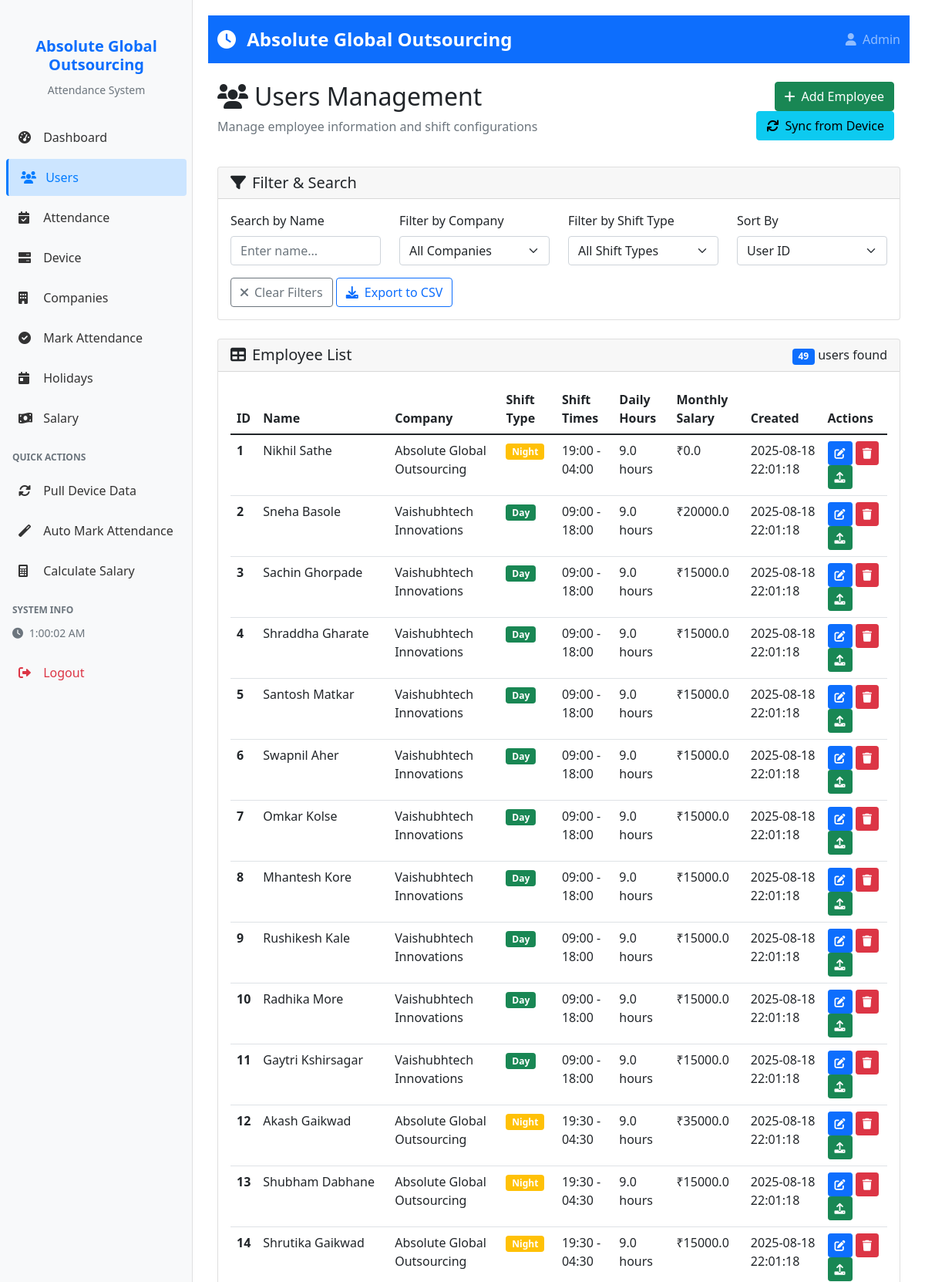
/users (signed in, upper part), run on the app's committed database.
### tables this page shows
CREATE TABLE users (
        userid INTEGER PRIMARY KEY,
        name TEXT NOT NULL
    , company_name TEXT DEFAULT "Default Company", shift_start_time TEXT DEFAULT "09:00:00", shift_end_time TEXT DEFAULT "18:00:00", shift_type TEXT DEFAULT "day", working_hours_per_day REAL DEFAULT 8.0, created_date TEXT DEFAULT "2024-01-01", company_id INTEGER, hourly_rate REAL DEFAULT 100.0, monthly_salary REAL DEFAULT 15000.0);

### web_app.py (the view)
    def decorated_function(*args, **kwargs):
        if 'admin_logged_in' not in session:
            return redirect(url_for('admin_login'))
        return f(*args, **kwargs)

### web_app.py (called while the page is built)
@app.context_processor
def inject_company_name():
    return {'COMPANY_NAME': COMPANY_NAME}

def login_required(f):
    def decorated_function(*args, **kwargs):
        if 'admin_logged_in' not in session:
            return redirect(url_for('admin_login'))
        return f(*args, **kwargs)
    decorated_function.__name__ = f.__name__
    return decorated_function

def get_db_connection():
    conn = sqlite3.connect(DB_PATH)
    conn.row_factory = sqlite3.Row
    return conn

### templates/users.html (shortened to what this page needs)
{% extends "base.html" %}
{% block content %}
<div class="row mb-4">
    <div class="col-md-8">
        <h2><i class="fas fa-users me-2"></i>Users Management</h2>
        <p class="text-muted">Manage employee information and shift configurations</p>
    </div>
    <div class="col-md-4 text-end">
        <button class="btn btn-success me-2" onclick="showCreateUserModal()">
            <i class="fas fa-plus me-2"></i>Add Employee
        </button>
        <button class="btn btn-info me-2" onclick="syncUsersFromDevice()">
            <i class="fas fa-sync me-2"></i>Sync from Device
        </button>
    </div>
</div>
<div class="card mb-4">
    <div class="card-header">
        <h5 class="mb-0"><i class="fas fa-filter me-2"></i>Filter & Search</h5>
    </div>
    <div class="card-body">
        <div class="row">
            <div class="col-md-3">
                <label for="searchName" class="form-label">Search by Name</label>
                <input type="text" class="form-control" id="searchName" placeholder="Enter name..." onkeyup="filterUsers()">
            </div>
            <div class="col-md-3">
                <label for="filterCompany" class="form-label">Filter by Company</label>
                <select class="form-select" id="filterCompany" onchange="filterUsers()">
                    <option value="">All Companies</option>
                </select>
            </div>
            <div class="col-md-3">
                <label for="filterShiftType" class="form-label">Filter by Shift Type</label>
                <select class="form-select" id="filterShiftType" onchange="filterUsers()">
                    <option value="">All Shift Types</option>
                </select>
            </div>
            <div class="col-md-3">
                <label for="sortBy" class="form-label">Sort By</label>
                <select class="form-select" id="sortBy" onchange="sortUsers()">
                    <option value="userid">User ID</option>
                </select>
            </div>
        </div>
        <div class="row mt-3">
            <div class="col-12">
                <button class="btn btn-outline-secondary" onclick="clearFilters()">
                    <i class="fas fa-times me-2"></i>Clear Filters
                </button>
                <button class="btn btn-outline-primary" onclick="exportUsers()">
                    <i class="fas fa-download me-2"></i>Export to CSV
                </button>
            </div>
        </div>
    </div>
</div>
<div class="card">
    <div class="card-header d-flex justify-content-between align-items-center">
        <h5 class="mb-0"><i class="fas fa-table me-2"></i>Employee List</h5>
        <div>
            <span class="badge bg-primary" id="userCount">0</span> users found
        </div>
    </div>
    <div class="card-body">
        <div class="table-responsive">
            <table class="table table-hover" id="usersTable">
                <thead>
                    <tr>
                        <th>ID</th>
                        <th>Name</th>
                        <th>Company</th>
                        <th>Shift Type</th>
                        <th>Shift Times</th>
                        <th>Daily Hours</th>
                        <th>Monthly Salary</th>
                        <th>Created</th>
                        <th>Actions</th>
                    </tr>
                </thead>
                <tbody id="usersTableBody">
                    {% for user in users %}
                    <tr data-userid="{{ user.userid }}" data-name="{{ user.name }}" data-company="{{ user.company_name }}" data-shift-type="{{ user.shift_type }}">
                        <td><strong>{{ user.userid }}</strong></td>
                        <td>{{ user.name }}</td>
                        <td>{{ user.company_name }}</td>
                        <td>
                            <span class="badge bg-{{ 'success' if user.shift_type == 'day' else 'warning' }}">
                                {{ user.shift_type.title() }}
                            </span>
                        </td>
                        <td>{{ user.shift_start_time }} - {{ user.shift_end_time }}</td>
                        <td>{{ user.working_hours_per_day }} hours</td>
                        <td>₹{{ user.monthly_salary }}</td>
                        <td>{{ user.created_date }}</td>
                        <td>
                            <button class="btn btn-sm btn-primary" onclick="showEditUserModal({{ user.userid }})">
                                <i class="fas fa-edit"></i>
                            </button>
                            <button class="btn btn-sm btn-danger" onclick="deleteUser({{ user.userid }})">
                                <i class="fas fa-trash"></i>
                            </button>
                            <button class="btn btn-sm btn-success" onclick="pushUserToDevice({{ user.userid }})" title="Push to Device">
                                <i class="fas fa-upload"></i>
                            </button>
                        </td>
                    </tr>
                    {% endfor %}
                </tbody>
            </table>
        </div>
    </div>
</div>
{% endblock %}

### templates/base.html (style rules this page uses)
body { font-family: 'Segoe UI', Tahoma, Geneva, Verdana, sans-serif; }

### data on the page
users: userid "12", name "Akash Gaikwad", company_name "Absolute Global Outsourcing", shift_type "Night", shift_start_time "19:30", shift_end_time "04:30", working_hours_per_day "9.0", monthly_salary "35000.0", created_date "2025-08-18 22:01:18"
users: userid "11", name "Gaytri Kshirsagar", company_name "Vaishubhtech Innovations", shift_type "Day", shift_start_time "09:00", shift_end_time "18:00", working_hours_per_day "9.0", monthly_salary "15000.0", created_date "2025-08-18 22:01:18"
users: userid "8", name "Mhantesh Kore", company_name "Vaishubhtech Innovations", shift_type "Day", shift_start_time "09:00", shift_end_time "18:00", working_hours_per_day "9.0", monthly_salary "15000.0", created_date "2025-08-18 22:01:18"
users: userid "1", name "Nikhil Sathe", company_name "Absolute Global Outsourcing", shift_type "Night", shift_start_time "19:00", shift_end_time "04:00", working_hours_per_day "9.0", monthly_salary "0.0", created_date "2025-08-18 22:01:18"
users: userid "7", name "Omkar Kolse", company_name "Vaishubhtech Innovations", shift_type "Day", shift_start_time "09:00", shift_end_time "18:00", working_hours_per_day "9.0", monthly_salary "15000.0", created_date "2025-08-18 22:01:18"
users: userid "10", name "Radhika More", company_name "Vaishubhtech Innovations", shift_type "Day", shift_start_time "09:00", shift_end_time "18:00", working_hours_per_day "9.0", monthly_salary "15000.0", created_date "2025-08-18 22:01:18"
users: userid "9", name "Rushikesh Kale", company_name "Vaishubhtech Innovations", shift_type "Day", shift_start_time "09:00", shift_end_time "18:00", working_hours_per_day "9.0", monthly_salary "15000.0", created_date "2025-08-18 22:01:18"
users: userid "3", name "Sachin Ghorpade", company_name "Vaishubhtech Innovations", shift_type "Day", shift_start_time "09:00", shift_end_time "18:00", working_hours_per_day "9.0", monthly_salary "15000.0", created_date "2025-08-18 22:01:18"
users: userid "5", name "Santosh Matkar", company_name "Vaishubhtech Innovations", shift_type "Day", shift_start_time "09:00", shift_end_time "18:00", working_hours_per_day "9.0", monthly_salary "15000.0", created_date "2025-08-18 22:01:18"
users: userid "4", name "Shraddha Gharate", company_name "Vaishubhtech Innovations", shift_type "Day", shift_start_time "09:00", shift_end_time "18:00", working_hours_per_day "9.0", monthly_salary "15000.0", created_date "2025-08-18 22:01:18"
users: userid "14", name "Shrutika Gaikwad", company_name "Absolute Global Outsourcing", shift_type "Night", shift_start_time "19:30", shift_end_time "04:30", working_hours_per_day "9.0", monthly_salary "15000.0", created_date "2025-08-18 22:01:18"
users: userid "13", name "Shubham Dabhane", company_name "Absolute Global Outsourcing", shift_type "Night", shift_start_time "19:30", shift_end_time "04:30", working_hours_per_day "9.0", monthly_salary "15000.0", created_date "2025-08-18 22:01:18"
users: userid "2", name "Sneha Basole", company_name "Vaishubhtech Innovations", shift_type "Day", shift_start_time "09:00", shift_end_time "18:00", working_hours_per_day "9.0", monthly_salary "20000.0", created_date "2025-08-18 22:01:18"
users: userid "6", name "Swapnil Aher", company_name "Vaishubhtech Innovations", shift_type "Day", shift_start_time "09:00", shift_end_time "18:00", working_hours_per_day "9.0", monthly_salary "15000.0", created_date "2025-08-18 22:01:18"

### other printed values
{{ COMPANY_NAME }} "Absolute Global Outsourcing"
